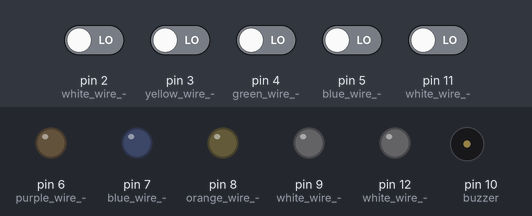
Bench run of a sketch on a simulated Arduino Uno, built with avr-gcc and run on an emulated ATmega328P. Shown: output pins drawn as LEDs (lit = HIGH), buzzer (waves = sounding). The inputs (shaded band) are chosen by the test bench; at power-on: pin 2 (white_wire_-), pin 3 (yellow_wire_-), pin 4 (green_wire_-), pin 5 (blue_wire_-), pin 11 (white_wire_-) LOW.

Above: at 1.2 s.
1.3 s: pin 2 (white_wire_-) driven HIGH
At 1.7 s:
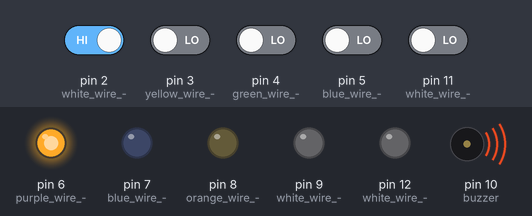
2.8 s: pin 3 (yellow_wire_-) driven HIGH
At 4.0 s:
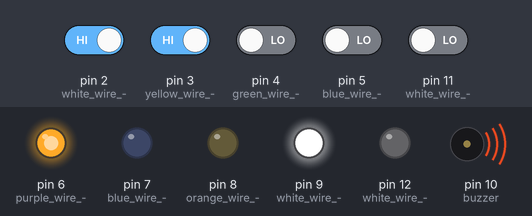
4.3 s: pin 4 (green_wire_-) driven HIGH
At 5.2 s:
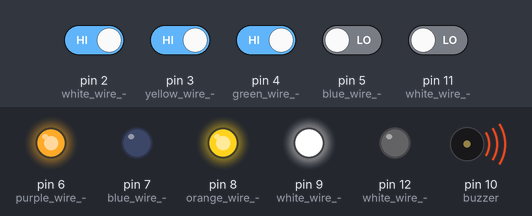
5.8 s: pin 5 (blue_wire_-) driven HIGH
At 6.4 s:
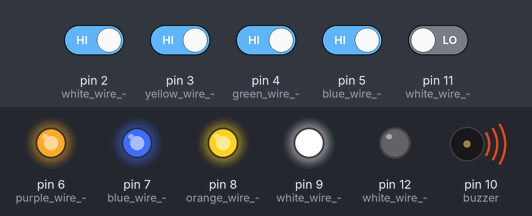
7.3 s: pin 11 (white_wire_-) driven HIGH
At 8.5 s:
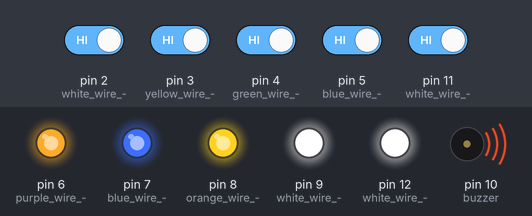
8.8 s: pin 2 (white_wire_-) driven LOW
At 9.9 s:
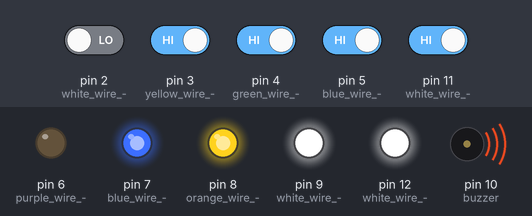
Timing chart, 0 to 11.3 s (numbered marks = the images above; inputs shaded):
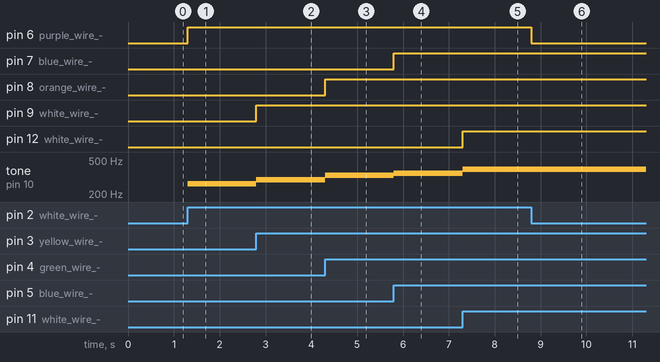

Measured:
- after the input at 1.3 s, pin 6 (purple_wire_-): LOW → HIGH at once; tone on pin 10 (buzzer): silent → 262 Hz at once
- after the input at 2.8 s, pin 9 (white_wire_-): LOW → HIGH at once; tone on pin 10 (buzzer): 262 Hz → 294 Hz at once
- after the input at 4.3 s, pin 8 (orange_wire_-): LOW → HIGH at once; tone on pin 10 (buzzer): 294 Hz → 330 Hz at once
- after the input at 5.8 s, pin 7 (blue_wire_-): LOW → HIGH at once; tone on pin 10 (buzzer): 330 Hz → 349 Hz at once
- after the input at 7.3 s, pin 12 (white_wire_-): LOW → HIGH at once; tone on pin 10 (buzzer): 349 Hz → 392 Hz at once
- after the input at 8.8 s, pin 6 (purple_wire_-): HIGH → LOW at once

The sketch:

mini_piano.ino
```cpp
// change this to whichever pin you want to use
int buzzer = 10;


int redButton;
int yellowButton;
int greenButton;
int blueButton;
int whiteButton;

int pitch;

#include"pitches.h"

void setup() {
  // put your setup code here, to run once:
  Serial.begin(9600);
  pinMode(12, OUTPUT); //white wire -> white LED
  pinMode(11, INPUT); //white wire -> white button
  pinMode(10, OUTPUT); //brown wire -> speaker
  pinMode(9, OUTPUT); //white wire -> yellow LED
  pinMode(8, OUTPUT); //orange wire -> green LED
  pinMode(7, OUTPUT); //blue wire -> blue LED
  pinMode(6, OUTPUT); //purple wire -> red LED
  pinMode(5, INPUT); //blue wire -> blue button
  pinMode(4, INPUT); //green wire -> green button
  pinMode(3, INPUT); //yellow wire -> yellow button
  pinMode(2, INPUT); //white wire -> red button


}

void loop() {
  // put your main code here, to run repeatedly:
  redButton = digitalRead(2);
  yellowButton = digitalRead(3);
  greenButton = digitalRead(4);
  blueButton = digitalRead(5);
  whiteButton = digitalRead(11);


  //red LED
  if (redButton == HIGH) {
    // turn LED on:

    digitalWrite(6, HIGH);

    tone(buzzer, NOTE_C4, 500);


  } else {
    // turn LED off:
     digitalWrite(6, LOW);

  }

   //yellow LED
  if (yellowButton == HIGH) {
    // turn LED on:
    digitalWrite(9, HIGH);
    tone(buzzer, NOTE_D4, 500);

  } else {
    // turn LED off:
     digitalWrite(9, LOW);
  }

   //green LED
  if (greenButton == HIGH) {
    // turn LED on:
    digitalWrite(8, HIGH);
    tone(buzzer, NOTE_E4, 500);

  } else {
    // turn LED off:
     digitalWrite(8, LOW);
  }

   //blue LED
  if (blueButton == HIGH) {
    // turn LED on:
    digitalWrite(7, HIGH);
    tone(buzzer, NOTE_F4, 500);

  } else {
    // turn LED off:
     digitalWrite(7, LOW);
  }

  //white LED
  if (whiteButton == HIGH) {
    // turn LED on:
    digitalWrite(12, HIGH);
    tone(buzzer, NOTE_G4, 500);

  } else {
    // turn LED off:
     digitalWrite(12, LOW);
  }


  //knob = analogRead(A0);

  //pitch = map(knob, 0, 1023, 30, 8000);

  //tone(9, pitch);
  //delay(10);
  //noTone(9);
  //Serial.println(knob);


}
```

pitches.h
```cpp
/*************************************************

 * Public Constants

 *************************************************/

#define NOTE_B0  31
#define NOTE_C1  33
#define NOTE_CS1 35
#define NOTE_D1  37
#define NOTE_DS1 39
#define NOTE_E1  41
#define NOTE_F1  44
#define NOTE_FS1 46
#define NOTE_G1  49
#define NOTE_GS1 52
#define NOTE_A1  55
#define NOTE_AS1 58
#define NOTE_B1  62
#define NOTE_C2  65
#define NOTE_CS2 69
#define NOTE_D2  73
#define NOTE_DS2 78
#define NOTE_E2  82
#define NOTE_F2  87
#define NOTE_FS2 93
#define NOTE_G2  98
#define NOTE_GS2 104
#define NOTE_A2  110
#define NOTE_AS2 117
#define NOTE_B2  123
#define NOTE_C3  131
#define NOTE_CS3 139
#define NOTE_D3  147
#define NOTE_DS3 156
#define NOTE_E3  165
#define NOTE_F3  175
#define NOTE_FS3 185
#define NOTE_G3  196
#define NOTE_GS3 208
#define NOTE_A3  220
#define NOTE_AS3 233
#define NOTE_B3  247
#define NOTE_C4  262
#define NOTE_CS4 277
#define NOTE_D4  294
#define NOTE_DS4 311
#define NOTE_E4  330
#define NOTE_F4  349
#define NOTE_FS4 370
#define NOTE_G4  392
#define NOTE_GS4 415
#define NOTE_A4  440
#define NOTE_AS4 466
#define NOTE_B4  494
#define NOTE_C5  523
#define NOTE_CS5 554
#define NOTE_D5  587
#define NOTE_DS5 622
#define NOTE_E5  659
#define NOTE_F5  698
#define NOTE_FS5 740
#define NOTE_G5  784
#define NOTE_GS5 831
#define NOTE_A5  880
#define NOTE_AS5 932
#define NOTE_B5  988
#define NOTE_C6  1047
#define NOTE_CS6 1109
#define NOTE_D6  1175
#define NOTE_DS6 1245
#define NOTE_E6  1319
#define NOTE_F6  1397
#define NOTE_FS6 1480
#define NOTE_G6  1568
#define NOTE_GS6 1661
#define NOTE_A6  1760
#define NOTE_AS6 1865
#define NOTE_B6  1976
#define NOTE_C7  2093
#define NOTE_CS7 2217
#define NOTE_D7  2349
#define NOTE_DS7 2489
#define NOTE_E7  2637
#define NOTE_F7  2794
#define NOTE_FS7 2960
#define NOTE_G7  3136
#define NOTE_GS7 3322
#define NOTE_A7  3520
#define NOTE_AS7 3729
#define NOTE_B7  3951
#define NOTE_C8  4186
#define NOTE_CS8 4435
#define NOTE_D8  4699
#define NOTE_DS8 4978
#define REST      0
```
